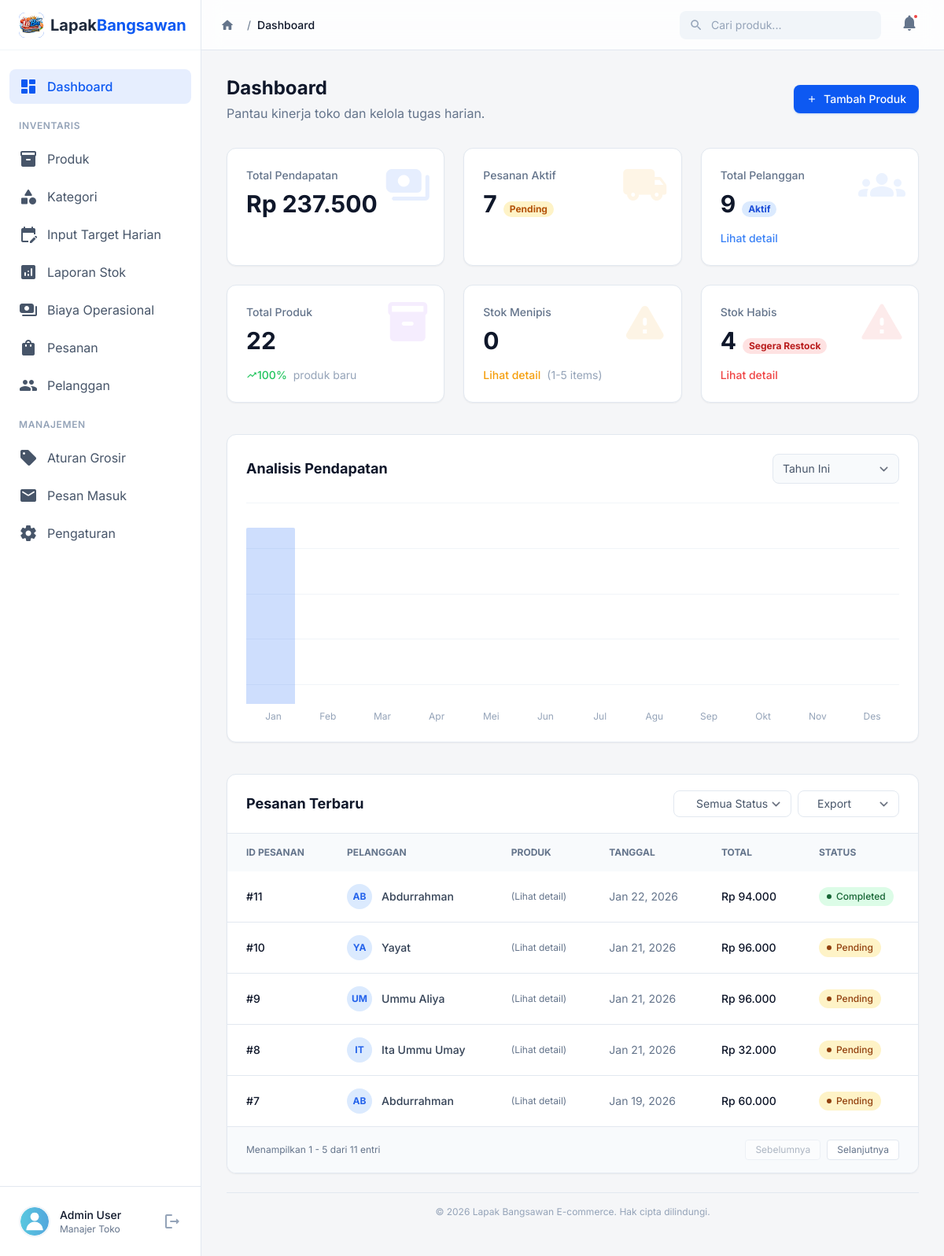
Page /admin/dashboard.php (signed in) on the committed database.
### tables this page shows
CREATE TABLE `users` (
  `id` int(11) NOT NULL,
  `username` varchar(50) NOT NULL,
  `full_name` varchar(100) DEFAULT 'Admin User',
  `password` varchar(255) NOT NULL,
  `email` varchar(100) NOT NULL,
  `created_at` timestamp NOT NULL DEFAULT current_timestamp()
);

CREATE TABLE `orders` (
  `id` int(11) NOT NULL,
  `customer_name` varchar(100) NOT NULL,
  `customer_phone` varchar(20) NOT NULL,
  `customer_address` text NOT NULL,
  `total_amount` decimal(10,2) NOT NULL,
  `payment_method` varchar(50) DEFAULT NULL,
  `order_notes` text DEFAULT NULL,
  `status` enum('pending','completed','cancelled') DEFAULT 'pending',
  `created_at` timestamp NOT NULL DEFAULT current_timestamp(),
  `order_token` varchar(64) DEFAULT NULL
);

### admin/dashboard.php (the view, shortened to what the rows shown need)
<?php
require(ROOT_PATH . "includes/admin/notification_logic.php");
$recent_limit = 5;
$recent_page = isset($_GET['page']) ? (int) $_GET['page'] : 1;
$recent_start = ($recent_page > 1) ? ($recent_page * $recent_limit) - $recent_limit : 0;
$where_clause = "";
$query_recent = "SELECT * FROM orders $where_clause ORDER BY created_at DESC LIMIT $recent_start, $recent_limit";
$recent_orders = mysqli_query($conn, $query_recent);
?>
<!DOCTYPE html>
<html class="light" lang="en">
<head>
    <script src="https://cdn.tailwindcss.com?plugins=forms,container-queries"></script>
    <script id="tailwind-config">
        tailwind.config = {
            darkMode: "class",
            theme: {
                extend: {
                    colors: {
                        "primary": "#0d59f2",
                        "background-light": "#f5f6f8",
                        "background-dark": "#101622",
                        "surface-light": "#ffffff",
                        "surface-dark": "#1e293b",
                    },
                    fontFamily: {
                        "display": ["Inter", "sans-serif"]
                    },
                    borderRadius: { "DEFAULT": "0.25rem", "lg": "0.5rem", "xl": "0.75rem", "2xl": "1rem", "full": "9999px" },
                },
            },
        }
    </script>
</head>
<body
    class="bg-background-light dark:bg-background-dark text-slate-600 dark:text-slate-300 font-display transition-colors duration-200 antialiased overflow-hidden h-screen flex">
    <?php include ROOT_PATH . "includes/admin/sidebar.php"; ?>
    <main class="flex-1 flex flex-col h-full relative overflow-hidden">
        <div class="flex-1 overflow-y-auto p-6 md:p-8 scroll-smooth">
            <div class="max-w-7xl mx-auto">
                <div class="flex flex-col md:flex-row md:items-center justify-between gap-4 mb-8">
                    <div>
                        <h1 class="text-2xl font-bold text-slate-900 dark:text-white">Dashboard</h1>
                    </div>
                </div>
                <div class="grid grid-cols-1 lg:grid-cols-4 gap-6 mb-10">
                    <div
                        class="lg:col-span-4 bg-surface-light dark:bg-surface-dark p-6 rounded-xl border border-slate-200 dark:border-slate-800 shadow-sm">
                        <div class="flex items-center justify-between mb-6">
                            <h2 class="text-lg font-bold text-slate-900 dark:text-white">Analisis Pendapatan</h2>
                        </div>
                    </div>
                </div>
                <div
                    class="bg-surface-light dark:bg-surface-dark rounded-xl border border-slate-200 dark:border-slate-800 shadow-sm overflow-hidden">
                    <div
                        class="px-6 py-5 border-b border-slate-200 dark:border-slate-800 flex flex-col md:flex-row md:items-center justify-between gap-4">
                        <h2 class="text-lg font-bold text-slate-900 dark:text-white">Pesanan Terbaru</h2>
                    </div>
                    <div class="overflow-x-auto">
                        <table class="w-full text-left text-sm text-slate-500 dark:text-slate-400">
                            <thead
                                class="bg-slate-50 dark:bg-slate-800/50 text-xs uppercase font-semibold text-slate-500">
                                <tr>
                                    <th class="px-6 py-4">ID Pesanan</th>
                                    <th class="px-6 py-4">Pelanggan</th>
                                    <th class="px-6 py-4">Produk</th>
                                    <th class="px-6 py-4">Tanggal</th>
                                    <th class="px-6 py-4">Total</th>
                                    <th class="px-6 py-4">Status</th>
                                </tr>
                            </thead>
                            <tbody class="divide-y divide-slate-200 dark:divide-slate-800">
                                <?php if (mysqli_num_rows($recent_orders) > 0): ?>
                                    <?php while ($row = mysqli_fetch_assoc($recent_orders)):
                                        $status_color = 'bg-slate-100 text-slate-800';
                                        if ($row['status'] == 'completed')
                                            $status_color = 'bg-green-100 text-green-800';
                                        if ($row['status'] == 'pending')
                                            $status_color = 'bg-amber-100 text-amber-800';
                                        ?>
                                        <tr class="hover:bg-slate-50 dark:hover:bg-slate-800/50 transition-colors group">
                                            <td class="px-6 py-4 font-medium text-slate-900 dark:text-white">
                                                #<?php echo $row['id']; ?></td>
                                            <td class="px-6 py-4">
                                                <div class="flex items-center gap-3">
                                                    <div
                                                        class="w-8 h-8 rounded-full bg-blue-100 dark:bg-blue-900/30 text-blue-600 dark:text-blue-400 flex items-center justify-center font-bold text-xs uppercase">
                                                        <?php echo substr($row['customer_name'], 0, 2); ?>
                                                    </div>
                                                    <span
                                                        class="font-medium text-slate-700 dark:text-slate-200"><?php echo htmlspecialchars($row['customer_name']); ?></span>
                                                </div>
                                            </td>
                                            <td class="px-6 py-4 truncate max-w-xs text-xs text-slate-500">
                                                (Lihat detail)
                                            </td>
                                            <td class="px-6 py-4"><?php echo date('M d, Y', strtotime($row['created_at'])); ?>
                                            </td>
                                            <td class="px-6 py-4 font-medium text-slate-900 dark:text-white">Rp
                                                <?php echo number_format($row['total_amount'], 0, ',', '.'); ?>
                                            </td>
                                            <td class="px-6 py-4">
                                                <span
                                                    class="inline-flex items-center gap-1.5 px-2.5 py-1 rounded-full text-xs font-medium <?php echo $status_color; ?> dark:bg-opacity-30">
                                                    <span class="w-1.5 h-1.5 rounded-full bg-current"></span>
                                                    <?php echo ucfirst($row['status']); ?>
                                                </span>
                                            </td>
                                        </tr>
                                    <?php endwhile; ?>
                                <?php endif; ?>
                            </tbody>
                        </table>
                    </div>
                </div>
            </div>
        </div>
    </main>
</body>
</html>

### includes/admin/sidebar.php (shortened to what the rows shown need)
<?php
$username = $_SESSION['username'] ?? 'Admin User';
?>
<aside id="admin-sidebar"
    class="fixed inset-y-0 left-0 z-50 w-64 bg-surface-light dark:bg-surface-dark border-r border-slate-200 dark:border-slate-800 flex flex-col h-full transform -translate-x-full lg:translate-x-0 lg:static lg:flex transition-transform duration-300 ease-in-out">
    <div class="p-4 border-t border-slate-200 dark:border-slate-800">
        <div
            class="flex items-center gap-3 p-2 rounded-lg hover:bg-slate-50 dark:hover:bg-slate-800 transition-colors cursor-pointer">
            <div class="flex-1 min-w-0">
                <p class="text-sm font-medium text-slate-900 dark:text-white truncate">
                    <?php
                    if (isset($conn) && isset($_SESSION['user_id'])) {
                        $uid = $_SESSION['user_id'];
                        $u_res = $conn->query("SELECT full_name FROM users WHERE id=$uid");
                        if ($u_res && $u_row = $u_res->fetch_assoc()) {
                            echo htmlspecialchars($u_row['full_name'] ? $u_row['full_name'] : $username);
                        } else {
                            echo htmlspecialchars($username);
                        }
                    } else {
                        echo htmlspecialchars($username);
                    }
                    ?>
                </p>
                <p class="text-xs text-slate-500 truncate">Manajer Toko</p>
            </div>
        </div>
    </div>
</aside>

### rows in the picture
users: full_name "Admin User"
orders: id "11", customer_name "AB", customer_name "Abdurrahman", created_at "Jan 22, 2026", total_amount "94.000", status "Completed"
orders: id "10", customer_name "YA", customer_name "Yayat", created_at "Jan 21, 2026", total_amount "96.000", status "Pending"
orders: id "9", customer_name "UM", customer_name "Ummu Aliya", created_at "Jan 21, 2026", total_amount "96.000", status "Pending"
orders: id "8", customer_name "IT", customer_name "Ita Ummu Umay", created_at "Jan 21, 2026", total_amount "32.000", status "Pending"
orders: id "7", customer_name "AB", customer_name "Abdurrahman", created_at "Jan 19, 2026", total_amount "60.000", status "Pending"

### other values in the picture
$page_title "Dashboard"
$revenue "237.500"
$pending_orders "7"
$total_customers "9"
$total_products "22"
$new_prod_percentage "100"
$low_stock_count "0"
$empty_stock_count "4"
$lbl "Jan"
$lbl "Feb"
$lbl "Mar"
$lbl "Apr"
$lbl "Mei"
$lbl "Jun"
$lbl "Jul"
